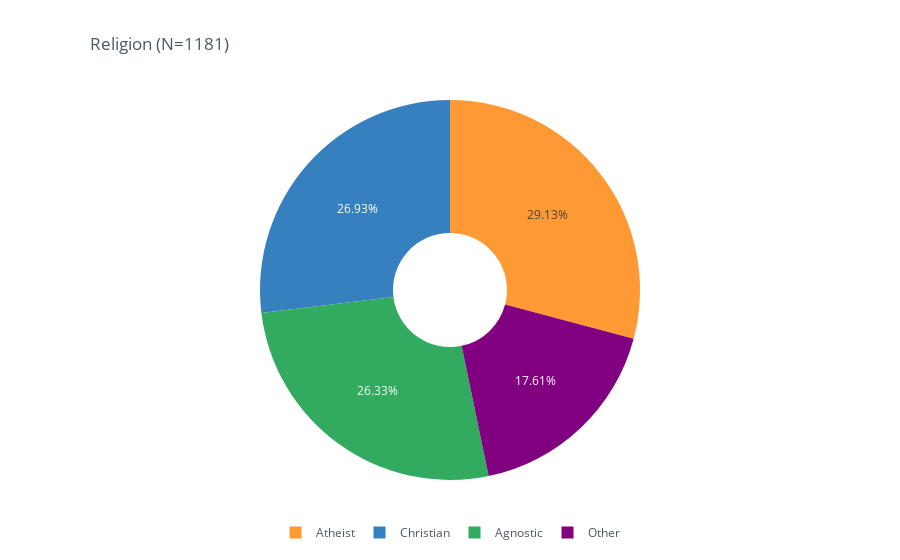

Source (notebook cell):
### Code cell
pieChart(gcbs_clean_df, col='DEMO_religion', title='Religion')

### Figure 1 — Plotly figure (JSON) as saved in the notebook; plotly's stock layout.template omitted (floating-point values rounded to 4 significant figures)
{"data": [{"hole": 0.3, "labels": ["Atheist", "Christian", "Agnostic", "Other"], "marker": {"colors": ["rgba(255, 153, 51, 1.0)", "rgba(55, 128, 191, 1.0)", "rgba(50, 171, 96, 1.0)", "rgba(128, 0, 128, 1.0)"]}, "name": "", "texttemplate": "%{percent:.2%}", "type": "pie", "values": [344, 318, 311, 208]}], "layout": {"legend": {"bgcolor": "#FFFFFF", "font": {"color": "#4D5663"}, "orientation": "h", "x": 0.5, "xanchor": "center"}, "paper_bgcolor": "#FFFFFF", "plot_bgcolor": "#FFFFFF", "title": {"font": {"color": "#4D5663"}, "text": "Religion (N=1181)", "x": 0.1}}}
